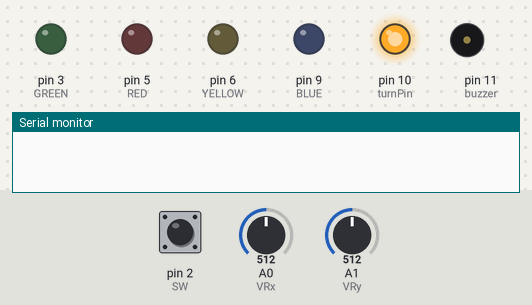
Bench run of a sketch on a simulated Arduino Uno, built with avr-gcc and run on an emulated ATmega328P. Parts: output pins drawn as LEDs (lit = HIGH), buzzer (waves = sounding, pin HIGH), the last lines printed to the serial monitor. The test bench sets the inputs (shaded band); at power-on: A1 (VRy) = 512, pin 2 (SW) HIGH, A0 (VRx) = 512. Random numbers use the default seed unless the sketch sets one.

Above: at 2.5 s.
2.6 s: A1 (VRy) set to 272
4.1 s: A1 (VRy) set to 247
At 5.5 s:
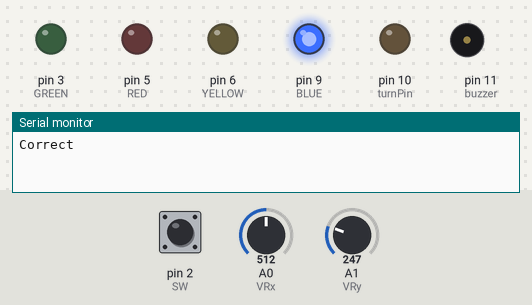
At 6.9 s:
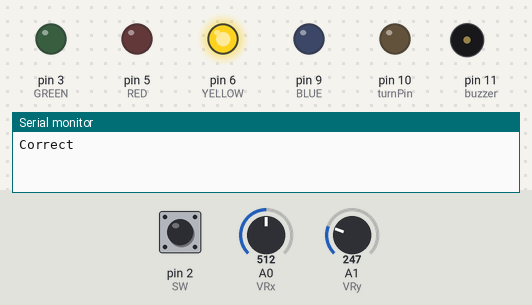
Timing chart, 0 to 8.9 s (numbered marks = the images above; inputs shaded):
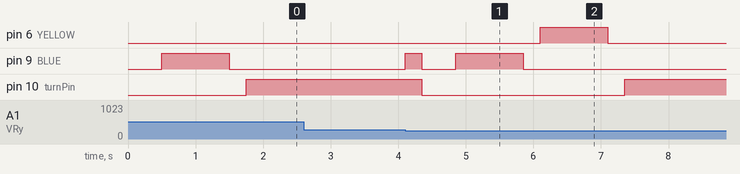

The sketch:

simon-says.ino
```cpp
/*
  Name: Simon Says
  Developer: Landon Harter + Josiah Fuller
  Date: 3.4.22
*/

#include "pitches.h"
#include <List.hpp>

int VRx = A0;
int VRy = A1;
int SW = 2;

int GREEN = 3;
int RED = 5;
int YELLOW = 6;
int BLUE = 9;
int PINS[] = { 3, 5, 6, 9 };

int turnPin = 10;

int buzzer = 11;

int xPosition = 0;
int yPosition = 0;
int SW_state = 0;
int mapX = 0;
int mapY = 0;

bool userTurn = false;
bool canMove = true;

bool failed = false;

List<long> sequence;
int sequenceIndex = 0;

void setup() {
  Serial.begin(9600);

  pinMode(VRx, INPUT);
  pinMode(VRy, INPUT);
  pinMode(SW, INPUT_PULLUP);

  pinMode(GREEN, OUTPUT);
  pinMode(RED, OUTPUT);
  pinMode(YELLOW, OUTPUT);
  pinMode(BLUE, OUTPUT);

  pinMode(turnPin, OUTPUT);

  pinMode(buzzer, OUTPUT);
}

void loop() {
  if (failed) {
    GameOver();
    return;
  }

  if (userTurn) {
    UserTurn();
  } else {
    GameTurn();
  }
}

void UserTurn() {
  GetInput();

  analogWrite(turnPin, 255);

  bool lightOn = false;
  if (canMove) {
    if (mapX < -256) {
      if (!lightOn) {
        analogWrite(GREEN, 255);
        lightOn = true;
        Reset(GREEN);

        MakeTurn(GREEN);
      }
    } else if (mapX > 256) {
      if (!lightOn) {
        analogWrite(YELLOW, 255);
        lightOn = true;
        Reset(YELLOW);

        MakeTurn(YELLOW);
      }
    }

    if (mapY > 256) {
      if (!lightOn) {
        analogWrite(RED, 255);
        lightOn = true;
        Reset(RED);

        MakeTurn(RED);
      }
    } else if (mapY < -256) {
      if (!lightOn) {
        analogWrite(BLUE, 255);
        lightOn = true;
        Reset(BLUE);

        MakeTurn(BLUE);
      }
    }
  }

  if (lightOn) {
    canMove = false;
  }
  if (mapX < 128 && mapX > -128) {
    if (mapY < 128 && mapY > -128) {
      canMove = true;
    }
  }
}

void GameTurn() {
  analogWrite(turnPin, 0);
  NextSequence();

  userTurn = true;
}

void MakeTurn(int light) {
  int correct = sequence.getValue(sequenceIndex);
  if (PINS[correct] == light) {
    Serial.println("Correct");
  } else {
    failed = true;
  }

  sequenceIndex++;
  if (sequenceIndex >= sequence.getSize()) {
    sequenceIndex = 0;
    userTurn = false;
  }

  delay(250);
  ResetAll();
}

void NextSequence() {
  delay(500);

  long r = random(0, 4);
  sequence.add(r);

  ResetAll();
  for (int i = 0; i < sequence.getSize(); i++) {
    analogWrite(PINS[sequence.getValue(i)], 255);
    delay(1000);
    analogWrite(PINS[sequence.getValue(i)], 0);
    delay(250);

    randomSeed(millis());
  }
}

void GetInput() {
  xPosition = analogRead(VRx);
  yPosition = analogRead(VRy);
  SW_state = digitalRead(SW);
  mapX = map(xPosition, 0, 1023, -512, 512);
  mapY = map(yPosition, 0, 1023, -512, 512);
}

void Reset(int except) {
  for (int i = 0; i < sizeof(PINS) / sizeof(int); i++) {
    if (PINS[i] == except) continue;

    analogWrite(PINS[i], 0);
  }
}

void ResetAll() {
  analogWrite(GREEN, 0);
  analogWrite(BLUE, 0);
  analogWrite(YELLOW, 0);
  analogWrite(RED, 0);
}

String GetName(int pin) {
  switch (pin) {
    case 0:
      return "Green";
    case 1:
      return "Red";
    case 2:
      return "Yellow";
    case 3:
      return "Blue";
    default:
      return "Unknown Light";
  }
}

bool flash = false;
void GameOver() {
  Beep();
  analogWrite(turnPin, flash ? 255 : 0);
  flash = !flash;

  delay(50);
}

void Beep() {
  tone(buzzer, NOTE_B5, 1000);
}
```

pitches.h
```cpp
#define NOTE_B0  31
#define NOTE_C1  33
#define NOTE_CS1 35
#define NOTE_D1  37
#define NOTE_DS1 39
#define NOTE_E1  41
#define NOTE_F1  44
#define NOTE_FS1 46
#define NOTE_G1  49
#define NOTE_GS1 52
#define NOTE_A1  55
#define NOTE_AS1 58
#define NOTE_B1  62
#define NOTE_C2  65
#define NOTE_CS2 69
#define NOTE_D2  73
#define NOTE_DS2 78
#define NOTE_E2  82
#define NOTE_F2  87
#define NOTE_FS2 93
#define NOTE_G2  98
#define NOTE_GS2 104
#define NOTE_A2  110
#define NOTE_AS2 117
#define NOTE_B2  123
#define NOTE_C3  131
#define NOTE_CS3 139
#define NOTE_D3  147
#define NOTE_DS3 156
#define NOTE_E3  165
#define NOTE_F3  175
#define NOTE_FS3 185
#define NOTE_G3  196
#define NOTE_GS3 208
#define NOTE_A3  220
#define NOTE_AS3 233
#define NOTE_B3  247
#define NOTE_C4  262
#define NOTE_CS4 277
#define NOTE_D4  294
#define NOTE_DS4 311
#define NOTE_E4  330
#define NOTE_F4  349
#define NOTE_FS4 370
#define NOTE_G4  392
#define NOTE_GS4 415
#define NOTE_A4  440
#define NOTE_AS4 466
#define NOTE_B4  494
#define NOTE_C5  523
#define NOTE_CS5 554
#define NOTE_D5  587
#define NOTE_DS5 622
#define NOTE_E5  659
#define NOTE_F5  698
#define NOTE_FS5 740
#define NOTE_G5  784
#define NOTE_GS5 831
#define NOTE_A5  880
#define NOTE_AS5 932
#define NOTE_B5  988
#define NOTE_C6  1047
#define NOTE_CS6 1109
#define NOTE_D6  1175
#define NOTE_DS6 1245
#define NOTE_E6  1319
#define NOTE_F6  1397
#define NOTE_FS6 1480
#define NOTE_G6  1568
#define NOTE_GS6 1661
#define NOTE_A6  1760
#define NOTE_AS6 1865
#define NOTE_B6  1976
#define NOTE_C7  2093
#define NOTE_CS7 2217
#define NOTE_D7  2349
#define NOTE_DS7 2489
#define NOTE_E7  2637
#define NOTE_F7  2794
#define NOTE_FS7 2960
#define NOTE_G7  3136
#define NOTE_GS7 3322
#define NOTE_A7  3520
#define NOTE_AS7 3729
#define NOTE_B7  3951
#define NOTE_C8  4186
#define NOTE_CS8 4435
#define NOTE_D8  4699
#define NOTE_DS8 4978
#define END -1
```

Measured:
- the behaviour switches between 256 and 255 on A1 (VRy) (found by bisection; images 0 and 1)
- after the input at 2.6 s, every drawn part: stays the same
- after the input at 4.1 s, pin 6 (YELLOW): LOW → HIGH after 2.0 s, → LOW 1.0 s later; pin 9 (BLUE): LOW → HIGH at once, → LOW 0.25 s later, → HIGH 0.50 s later, → LOW 1.0 s later; pin 10 (turnPin): HIGH → LOW after 0.25 s, → HIGH 3.0 s later
